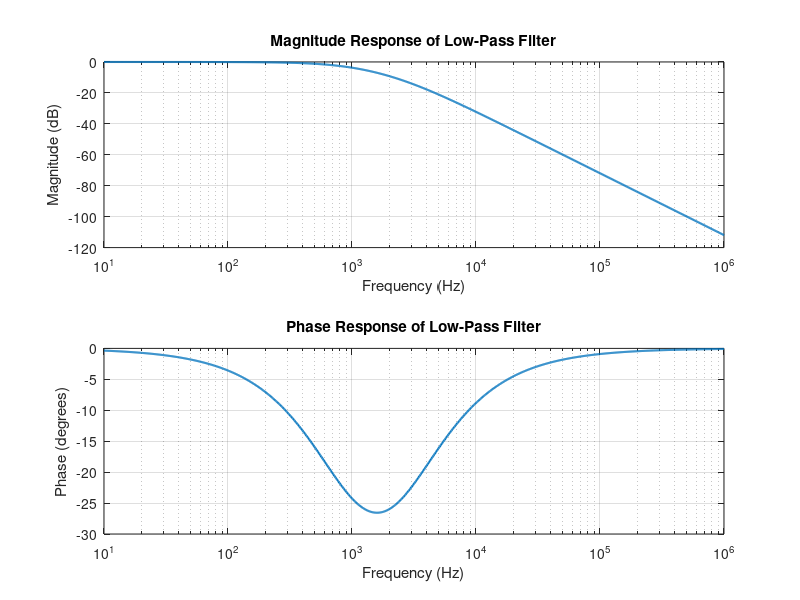

The MATLAB script that drew this image:
%Active low pass filter

% Parameters
R1 = 1e3; % Resistor 1 (Ohms)
R2 = 1e3; % Resistor 2 (Ohms)
C1 = 100e-9; % Capacitor 1 (Farads)
C2 = 100e-9; % Capacitor 2 (Farads)
f = logspace(1, 6, 1000); % Frequency range (Hz)
omega = 2*pi*f;

% Transfer function H(jω)
H = @(omega) 1 ./ (1 + 1j*omega*R1*C1 + (omega*R1*C1).^2);

% Calculate magnitude and phase
H_mag = abs(H(omega));
H_phase = angle(H(omega));

% Plot magnitude response
figure;
subplot(2,1,1);
semilogx(f, 20*log10(H_mag), 'LineWidth', 1.5);
title('Magnitude Response of Low-Pass Filter');
xlabel('Frequency (Hz)');
ylabel('Magnitude (dB)');
grid on;

% Plot phase response
subplot(2,1,2);
semilogx(f, rad2deg(H_phase), 'LineWidth', 1.5);
title('Phase Response of Low-Pass Filter');
xlabel('Frequency (Hz)');
ylabel('Phase (degrees)');
grid on;
